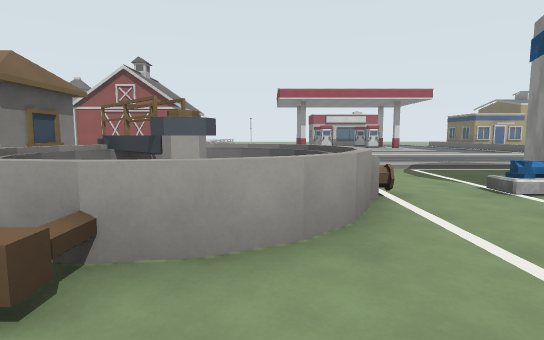
View 1 (above)

24 first-person views from a walk through a Godot game level. The camera is 1.5 m above the floor, tilts 6° down and sees 80° across. The floor is counted in squares, 2 m on a side. Each view is taken from the middle of a square. On the plan, view 1 faces up. The plan holds only what a view shows up to about 11 squares ahead; the rest is blank. The place goes on beyond the plan. Surface patterns are stand-ins for the level's own textures.

View 2
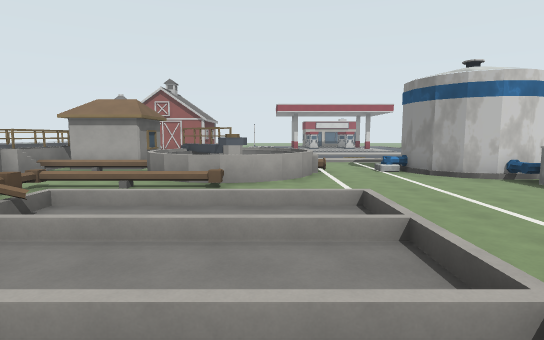

View 3
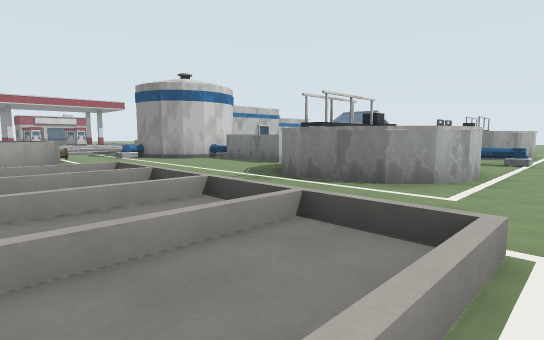

View 4
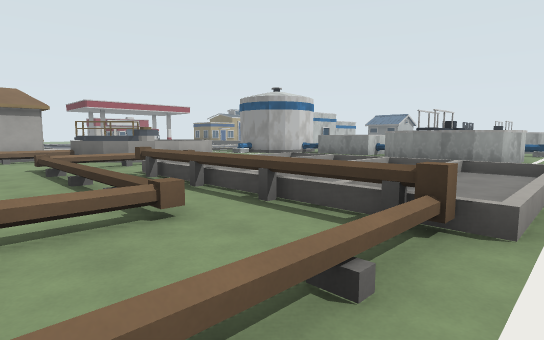

View 5
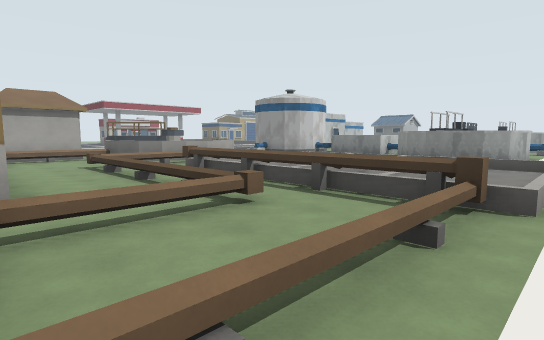

View 6
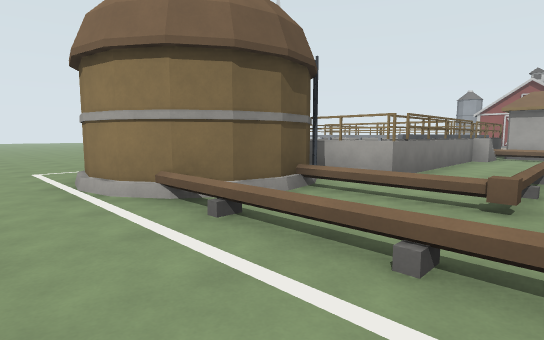

View 7
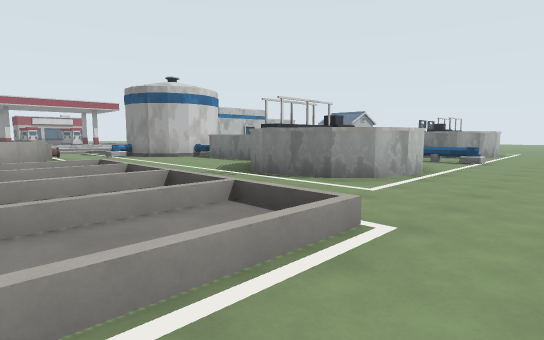

View 8
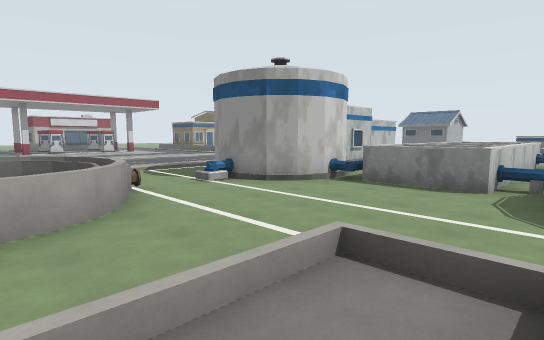

View 9
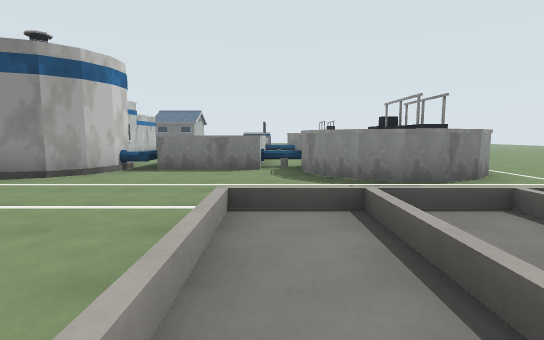

View 10
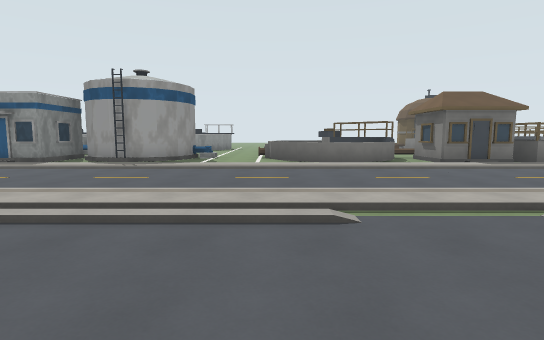

View 11
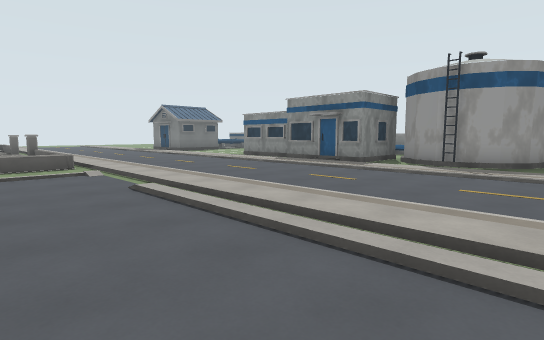

View 12
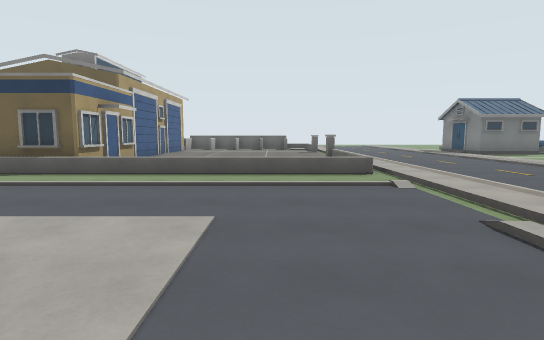

View 13
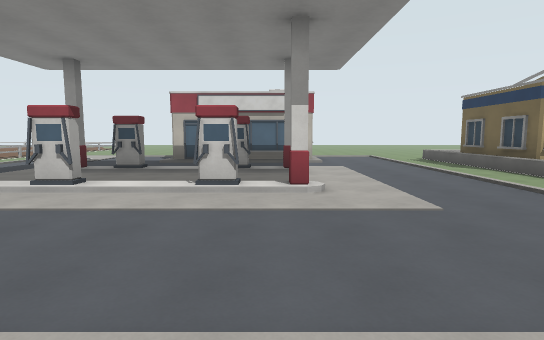

View 14
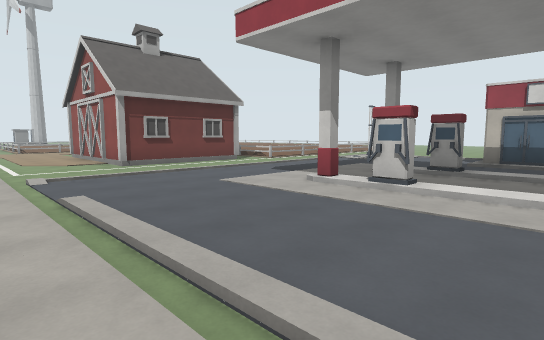

View 15
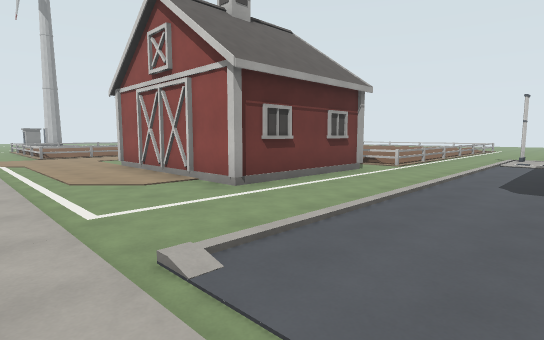

View 16
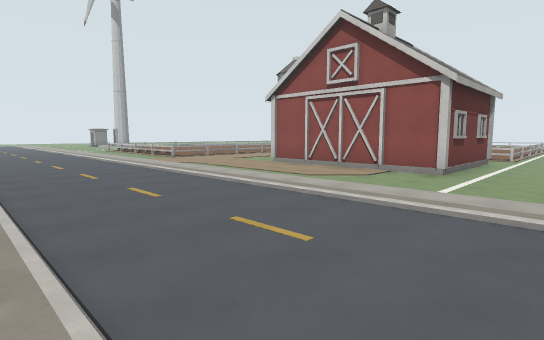

View 17
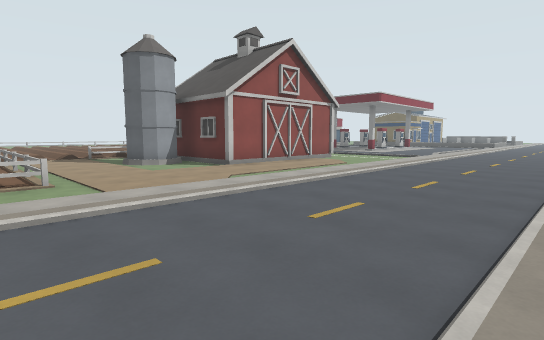

View 18
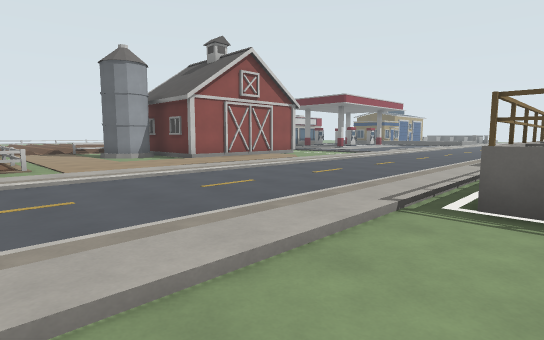

View 19
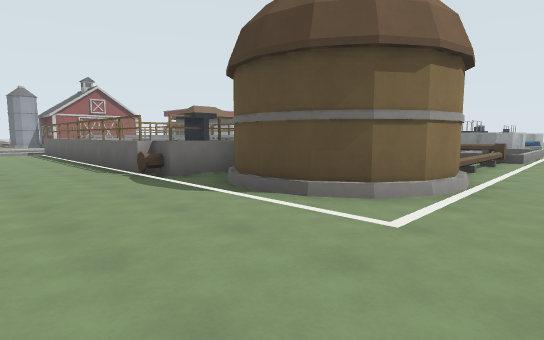

View 20
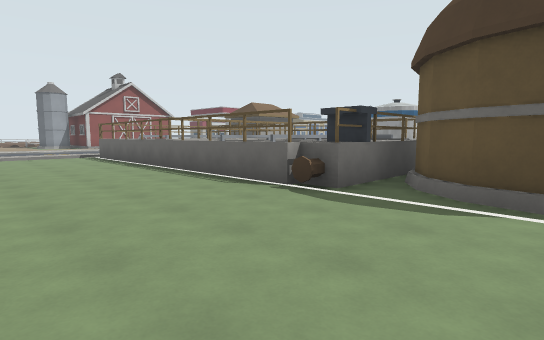

View 21
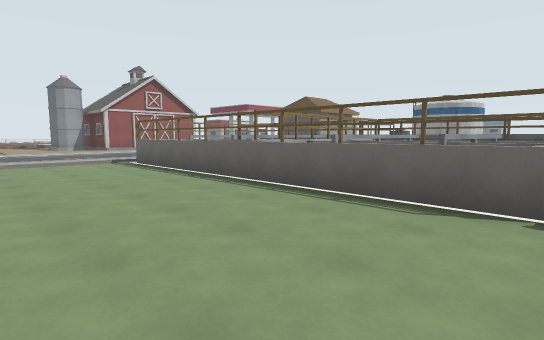

View 22
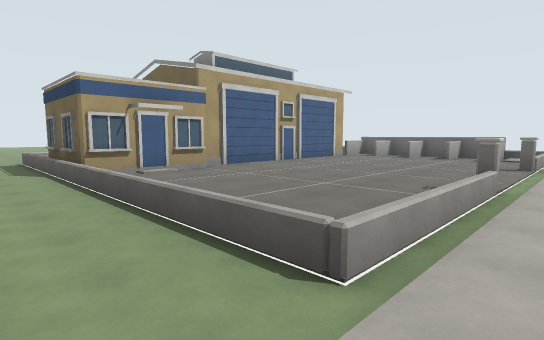

View 23
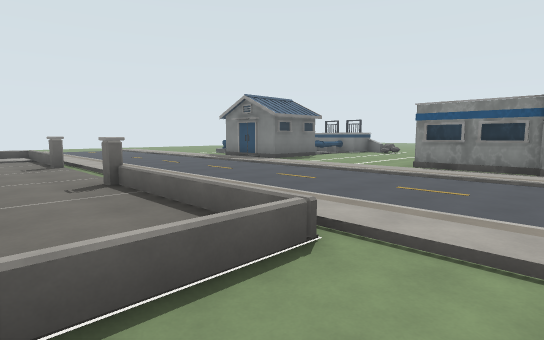

View 24
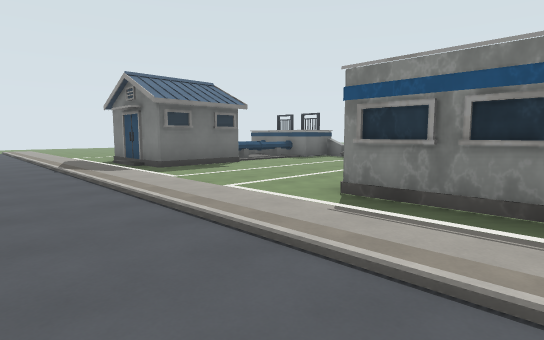

### Floor plan
Key: @ floor where view 1 was taken; # wall or solid block; . main floor; : floor 0.25 m higher than the main floor; / step, stairs or slope; = window, fence, low wall or low ledge; ≈ water the walk keeps out of; ^ raised ledge; v drop or lower ground.
Columns run from 15 left of view 1 to 22 right of it. Each row starts with its distance up from view 1.
 25             .//           ..
 24             .#:           .=
 23           /#./:/..#####../.^
 22           /=./..../////../.#
 21   //      ==./...... ..../.#
 20  =..       ../...... ..../.# #####
 19  =...     #../....#.#..../.###....
 18  =..###   #../.........../.=.......
 17  =...##   #../..//#/#//../.=........
 16  =....#####../.........../.=.........
 15  =.........../.........../.=..........
 14 ............./.........../.=..........
 13 ............./..///////../.=..#....#..
 12 ::::::::::::::::::::::::::::::::::::::
 11 .....................................
 10 ....................................
  9 ......................................
  8 ::::::::::::::::::::::::::::::::::::::
  7 .......  ./...........................
  6 ....=#=#####.^^^....##.######.....###.
  5  ...=#v ####^^.#^..#####     .....#
  4 ....=v  #^^^^##.^..##         ....#
  3 ....==vv# ..^  =....##.       ....^
  2 ....====# ..#^^=.....≈≈        ...
  1 ....#v v# .^.........#≈
  0 ....=v v##.....@.....#≈    #
 -1 ....=##v##..=.........≈≈≈≈≈.
 -2 ....^#^^^ ../////...##...
 -3 .....###  ..^......#
 -4 .....####^^.^.... .#    ≈.#
 -5 .....# ##...///// ..##..≈..##
 -6 .....####..=^................
 -7 .............................
 -8  ...........  ..........

Positions as (right, up) in squares from view 1, and headings:
1: (0, 0), facing up
2: (0, -5), facing up
3: (-1, -7), facing up-right
4: (-6, -7), facing up-right
5: (-7, -7), facing up-right
6: (-4, -8), facing up-left
7: (-1, -8), facing up-right
8: (-1, -2), facing up-right
9: (-2, -1), facing right
10: (1, 16), facing down
11: (3, 15), facing down-right
12: (5, 15), facing right
13: (6, 12), facing up
14: (5, 12), facing up-left
15: (0, 12), facing up-left
16: (-2, 8), facing up-left
17: (-15, 8), facing up-right
18: (-15, 6), facing up-right
19: (-14, -8), facing up-right
20: (-15, -5), facing up-right
21: (-15, -2), facing up-right
22: (10, 12), facing up-right
23: (10, 15), facing down-right
24: (11, 10), facing down-right
